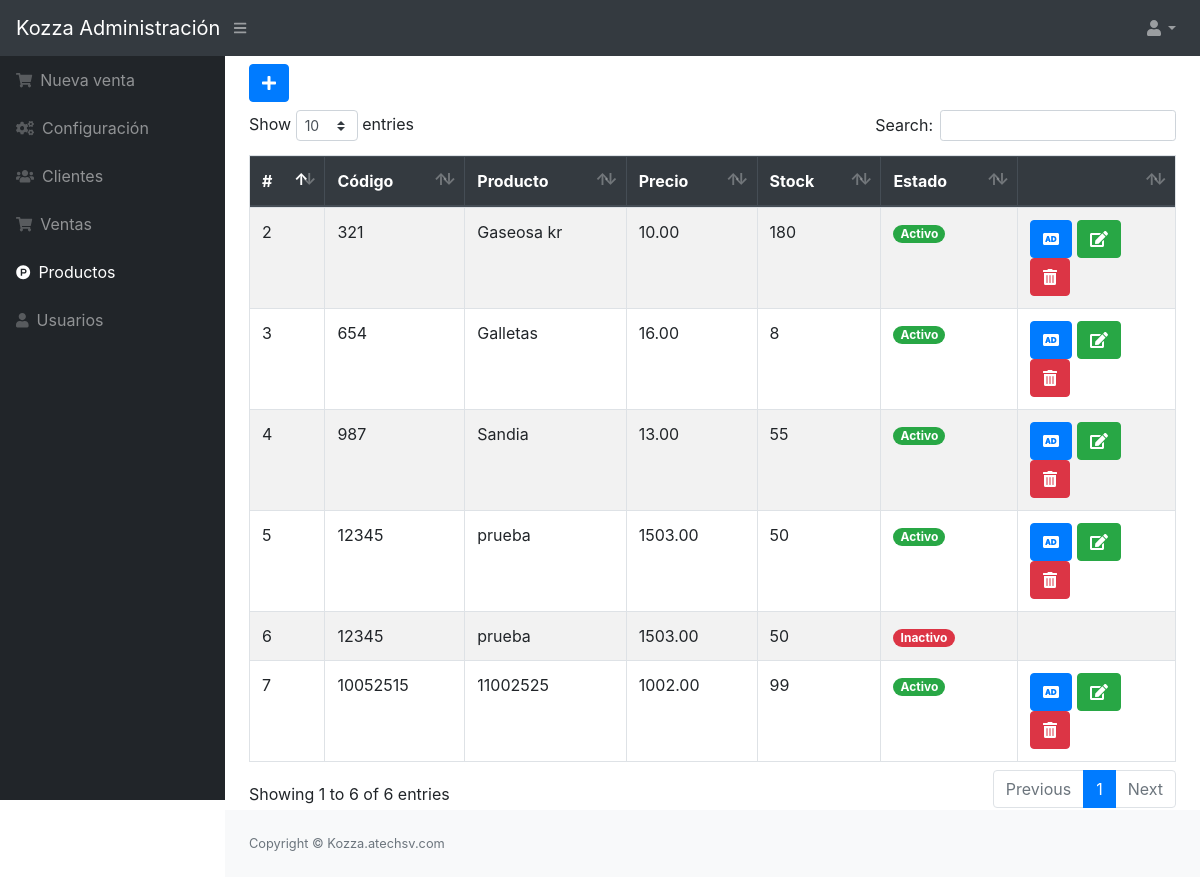
The page /src/productos.php (signed in) on the database its author committed.
### tables this page shows
CREATE TABLE `producto` (
  `codproducto` int(11) NOT NULL,
  `codigo` varchar(20) NOT NULL,
  `descripcion` varchar(200) NOT NULL,
  `precio` decimal(10,2) NOT NULL,
  `existencia` int(11) NOT NULL,
  `usuario_id` int(11) NOT NULL,
  `estado` int(11) NOT NULL DEFAULT 1
);

### src/productos.php (the view, shortened to what this page needs)
<?php include_once "includes/header.php";
   ?>
<button class="btn btn-primary mb-2" type="button" data-toggle="modal" data-target="#nuevo_producto"><i class="fas fa-plus"></i></button>
<div class="table-responsive">
    <table class="table table-striped table-bordered" id="tbl">
        <thead class="thead-dark">
            <tr>
                <th>#</th>
                <th>Código</th>
                <th>Producto</th>
                <th>Precio</th>
                <th>Stock</th>
                <th>Estado</th>
                <th></th>
            </tr>
        </thead>
        <tbody>
            <?php
               include "../conexion.php";
               $query = mysqli_query($conexion, "SELECT * FROM producto");
               $result = mysqli_num_rows($query);
               if ($result > 0) {
                   while ($data = mysqli_fetch_assoc($query)) {
                       if ($data['estado'] == 1) {
                           $estado = '<span class="badge badge-pill badge-success">Activo</span>';
                       } else {
                           $estado = '<span class="badge badge-pill badge-danger">Inactivo</span>';
                       }
               ?>
                    <tr>
                        <td><?php echo $data['codproducto']; ?></td>
                        <td><?php echo $data['codigo']; ?></td>
                        <td><?php echo $data['descripcion']; ?></td>
                        <td><?php echo $data['precio']; ?></td>
                        <td><?php echo $data['existencia']; ?></td>
                        <td><?php echo $estado ?></td>
                        <td>
                            <?php if ($data['estado'] == 1) { ?>
                                <a href="agregar_producto.php?id=<?php echo $data['codproducto']; ?>" class="btn btn-primary"><i class='fas fa-audio-description'></i></a>
                                <a href="editar_producto.php?id=<?php echo $data['codproducto']; ?>" class="btn btn-success"><i class='fas fa-edit'></i></a>
                                <form action="eliminar_producto.php?id=<?php echo $data['codproducto']; ?>" method="post" class="confirmar d-inline">
                                    <button class="btn btn-danger" type="submit"><i class='fas fa-trash-alt'></i> </button>
                                </form>
                            <?php } ?>
                        </td>
                    </tr>
            <?php }
               } ?>
        </tbody>
    </table>
</div>
<?php include_once "includes/footer.php"; ?>

### rows shown on the page
producto: codproducto "2", codigo "321", descripcion "Gaseosa kr", precio "10.00", existencia "180", estado "Activo"
producto: codproducto "3", codigo "654", descripcion "Galletas", precio "16.00", existencia "8", estado "Activo"
producto: codproducto "4", codigo "987", descripcion "Sandia", precio "13.00", existencia "55", estado "Activo"
producto: codproducto "5", codigo "12345", descripcion "prueba", precio "1503.00", existencia "50", estado "Activo"
producto: codproducto "6", codigo "12345", descripcion "prueba", precio "1503.00", existencia "50", estado "Inactivo"
producto: codproducto "7", codigo "10052515", descripcion "11002525", precio "1002.00", existencia "99", estado "Activo"
